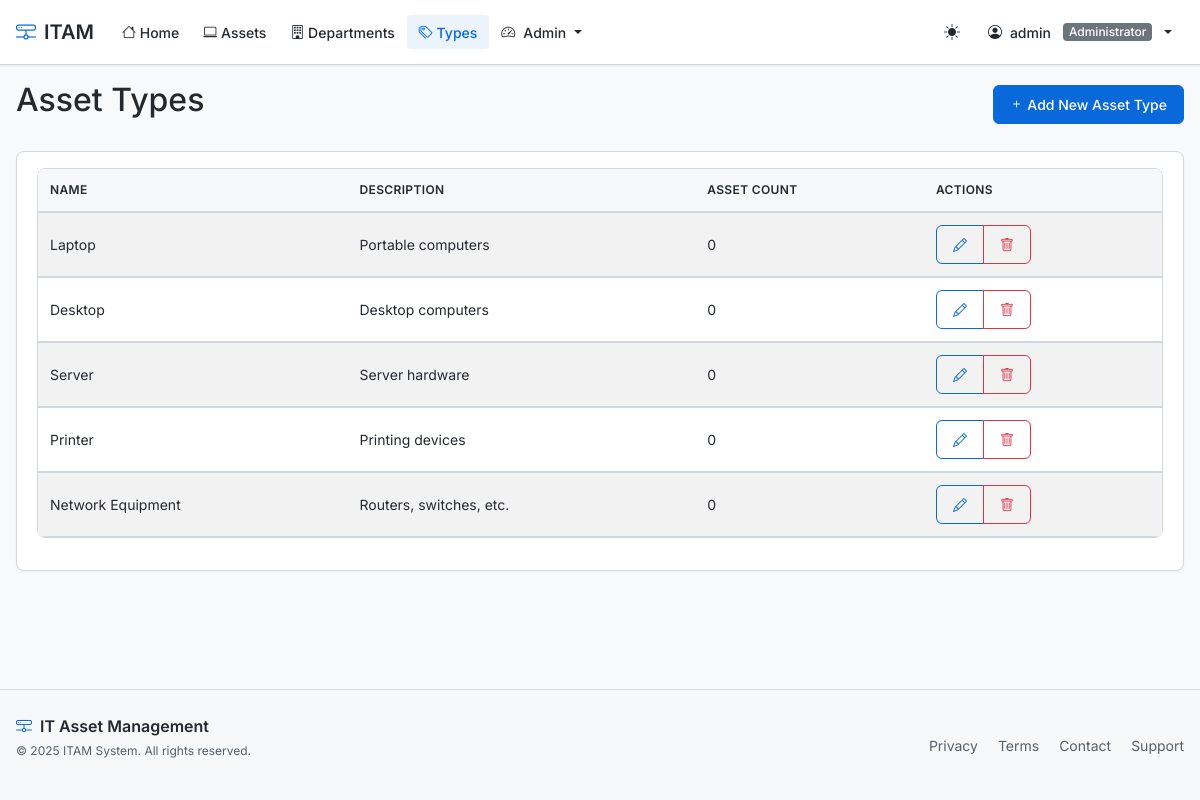
The page /asset_types (signed in) on the database its author committed.
### app/models/models.py (models this page shows, shortened)
class User(UserMixin, db.Model):
    __tablename__ = 'users'
    id = db.Column(db.Integer, primary_key=True)
    username = db.Column(db.String(64), unique=True, index=True)
    email = db.Column(db.String(120), unique=True, index=True)
    password_hash = db.Column(db.String(128))
    role_id = db.Column(db.Integer, db.ForeignKey('roles.id'))
    is_admin = db.Column(db.Boolean, default=False)
    is_active = db.Column(db.Boolean, default=True)
    last_login = db.Column(db.DateTime, default=datetime.utcnow)
    created_at = db.Column(db.DateTime, default=datetime.utcnow)
    @property
    def password(self):
        raise AttributeError('password is not a readable attribute')
    def can(self, perm):
        return self.role is not None and self.role.has_permission(perm)
    def is_administrator(self):
        return self.can(Permission.ADMIN)

class Role(db.Model):
    __tablename__ = 'roles'
    id = db.Column(db.Integer, primary_key=True)
    name = db.Column(db.String(64), unique=True)
    default = db.Column(db.Boolean, default=False, index=True)
    permissions = db.Column(db.Integer)
    users = db.relationship('User', backref='role', lazy='dynamic')
    def has_permission(self, perm):
        return self.permissions & perm == perm

class AssetType(db.Model):
    __tablename__ = 'asset_types'
    id = db.Column(db.Integer, primary_key=True)
    name = db.Column(db.String(64), unique=True)
    description = db.Column(db.Text)
    created_at = db.Column(db.DateTime, default=datetime.utcnow)
    assets = db.relationship('Asset', backref='type', lazy='dynamic', foreign_keys='Asset.asset_type_id')

### app/routes/main.py (the view)
@main_bp.route('/asset_types')
@login_required
@permission_required(Permission.VIEW)
def asset_types():
    asset_types = AssetType.query.all()
    return render_template('asset_types/index.html', title='Asset Types', asset_types=asset_types)

### app/models/models.py (called while the page is built)
@login_manager.user_loader
def load_user(user_id):
    return User.query.get(int(user_id))

### app/templates/asset_types/index.html (shortened to what this page needs)
{% extends "base.html" %}
{% block content %}
<div class="d-flex justify-content-between align-items-center mb-4">
    <h2>Asset Types</h2>
    {% if current_user.is_admin %}
    <a href="{{ url_for('main.new_asset_type') }}" class="btn btn-primary">
        <i class="bi bi-plus"></i> Add New Asset Type
    </a>
    {% endif %}
</div>
<div class="card">
    <div class="card-body">
        <div class="table-responsive">
            <table class="table table-striped table-hover">
                <thead>
                    <tr>
                        <th>Name</th>
                        <th>Description</th>
                        <th>Asset Count</th>
                        {% if current_user.is_admin %}
                        <th>Actions</th>
                        {% endif %}
                    </tr>
                </thead>
                <tbody>
                    {% for asset_type in asset_types %}
                    <tr>
                        <td>{{ asset_type.name }}</td>
                        <td>{{ asset_type.description }}</td>
                        <td>{{ asset_type.assets.count() }}</td>
                        {% if current_user.is_admin %}
                        <td>
                            <div class="btn-group">
                                <a href="{{ url_for('main.edit_asset_type', id=asset_type.id) }}" class="btn btn-sm btn-outline-primary">
                                    <i class="bi bi-pencil"></i>
                                </a>
                                <button type="button" class="btn btn-sm btn-outline-danger" data-bs-toggle="modal" data-bs-target="#deleteModal{{ asset_type.id }}">
                                    <i class="bi bi-trash"></i>
                                </button>
                            </div>
                        </td>
                        {% endif %}
                    </tr>
                    {% endfor %}
                </tbody>
            </table>
        </div>
    </div>
</div>
{% endblock %}

### app/templates/base.html (shortened to what this page needs)
<!DOCTYPE html>
<html lang="en">
<head>
    <link href="https://cdn.jsdelivr.net/npm/bootstrap@5.3.2/dist/css/bootstrap.min.css" rel="stylesheet">
    <link rel="stylesheet" href="https://cdn.jsdelivr.net/npm/bootstrap-icons@1.11.1/font/bootstrap-icons.css">
    <link rel="stylesheet" href="{{ url_for('static', filename='css/style.css') }}">
</head>
<body>
    <header>
        <nav class="navbar navbar-expand-lg">
            <div class="container">
                <a class="navbar-brand" href="{{ url_for('main.index') }}">
                    <i class="bi bi-hdd-network"></i>
                    ITAM
                </a>
                <div class="collapse navbar-collapse" id="navbarNav">
                    <ul class="navbar-nav me-auto">
                        <li class="nav-item">
                            <a class="nav-link {% if request.path == url_for('main.index') %}active{% endif %}" href="{{ url_for('main.index') }}">
                                <i class="bi bi-house"></i> Home
                            </a>
                        </li>
                        {% if current_user.is_authenticated and current_user.can(Permission.VIEW) %}
                        <li class="nav-item">
                            <a class="nav-link {% if request.path.startswith('/assets') %}active{% endif %}" href="{{ url_for('main.assets') }}">
                                <i class="bi bi-laptop"></i> Assets
                            </a>
                        </li>
                        <li class="nav-item">
                            <a class="nav-link {% if request.path.startswith('/departments') %}active{% endif %}" href="{{ url_for('main.departments') }}">
                                <i class="bi bi-building"></i> Departments
                            </a>
                        </li>
                        <li class="nav-item">
                            <a class="nav-link {% if request.path.startswith('/asset_types') %}active{% endif %}" href="{{ url_for('main.asset_types') }}">
                                <i class="bi bi-tags"></i> Types
                            </a>
                        </li>
                        {% endif %}
                        {% if current_user.is_authenticated and current_user.is_administrator() %}
                        <li class="nav-item dropdown">
                            <a class="nav-link dropdown-toggle" href="#" role="button" data-bs-toggle="dropdown">
                                <i class="bi bi-speedometer2 me-2"></i>Admin
                            </a>
                        </li>
                        {% endif %}
                    </ul>
                    <ul class="navbar-nav align-items-center">
                        <li class="nav-item me-2">
                            <button class="theme-toggle" id="theme-toggle" aria-label="Toggle theme">
                                <i class="bi bi-sun-fill"></i>
                            </button>
                        </li>
                        {% if current_user.is_authenticated %}
                        <li class="nav-item dropdown">
                            <a class="nav-link dropdown-toggle d-flex align-items-center gap-2" href="#" id="userDropdown" role="button" data-bs-toggle="dropdown">
                                <i class="bi bi-person-circle"></i>
                                <span>{{ current_user.username }}</span>
                                {% if current_user.role %}
                                <span class="badge bg-secondary ms-1">{{ current_user.role.name }}</span>
                                {% endif %}
                            </a>
                        </li>
                        {% endif %}
                    </ul>
                </div>
            </div>
        </nav>
    </header>
    <main class="container mt-3">
        {% block content %}{% endblock %}
    </main>
    <footer class="footer">
        <div class="container">
            <div class="footer-content">
                <div>
                    <div class="footer-brand">
                        <i class="bi bi-hdd-network"></i>
                        IT Asset Management
                    </div>
                    <p class="copyright mt-1">© 2025 ITAM System. All rights reserved.</p>
                </div>
                <div class="footer-links">
                    <a href="#" class="footer-link">Privacy</a>
                    <a href="#" class="footer-link">Terms</a>
                    <a href="#" class="footer-link">Contact</a>
                    <a href="#" class="footer-link">Support</a>
                </div>
            </div>
        </div>
    </footer>
</body>
</html>

### rows shown on the page
User: username "admin"
Role: role.name "Administrator"
AssetType: name "Laptop", description "Portable computers", assets.count "0"
AssetType: name "Desktop", description "Desktop computers", assets.count "0"
AssetType: name "Server", description "Server hardware", assets.count "0"
AssetType: name "Printer", description "Printing devices", assets.count "0"
AssetType: name "Network Equipment", description "Routers, switches, etc.", assets.count "0"
